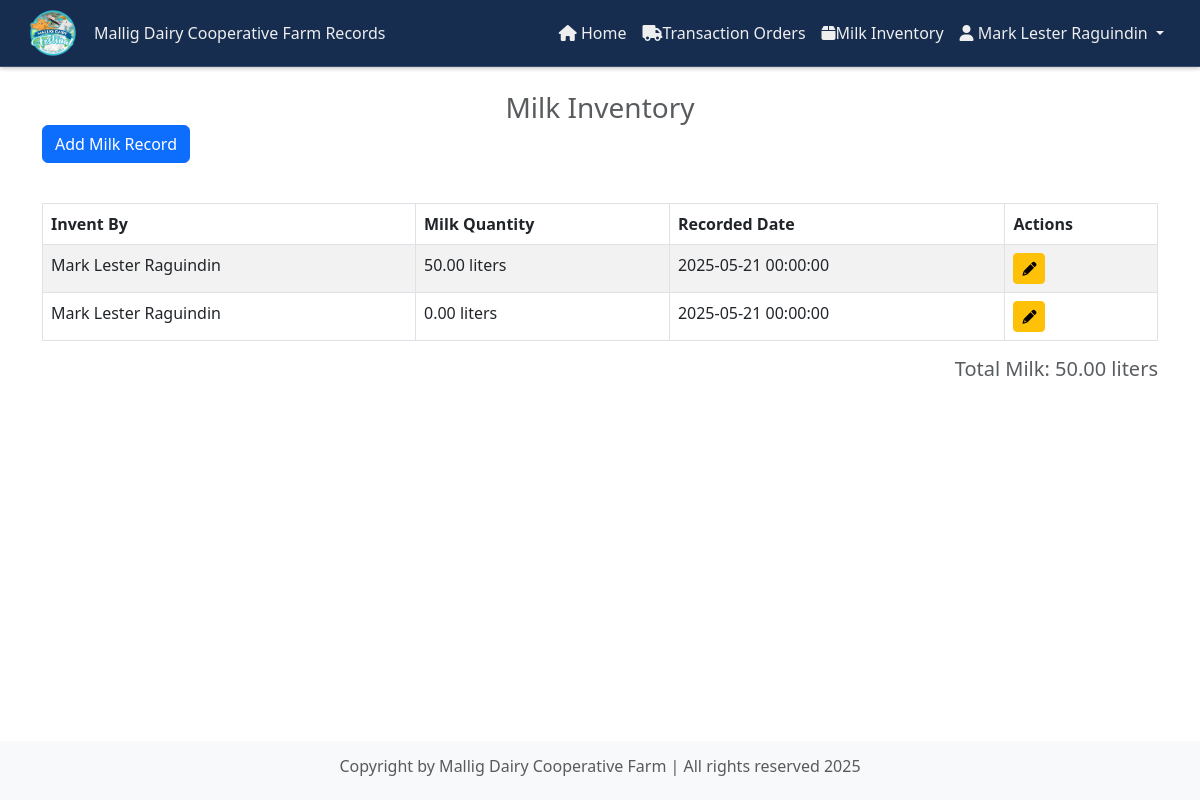
Page /pages/inventory.php (signed in) on the committed database.
### tables this page shows
CREATE TABLE `milk_inventory` (
  `milk_id` int(11) NOT NULL,
  `user_id` int(11) DEFAULT NULL,
  `quantity` float(5,2) DEFAULT NULL,
  `recorded_date` datetime DEFAULT NULL
);

CREATE TABLE `users` (
  `user_id` int(11) NOT NULL,
  `name` varchar(255) NOT NULL,
  `username` varchar(255) NOT NULL,
  `password` varchar(255) NOT NULL,
  `created_at` datetime NOT NULL,
  `role` varchar(20) DEFAULT NULL
);

### pages/inventory.php (the view, shortened to what this page needs)
<?php
include '../components/config.php';
$query = "
    SELECT m.milk_id, m.user_id, u.name AS recorded_by, m.quantity, m.recorded_date
    FROM milk_inventory m
    JOIN users u ON m.user_id = u.user_id
    ORDER BY m.recorded_date DESC
";
$result = $con->query($query);
$totalQuery = "SELECT SUM(quantity) AS total_quantity FROM milk_inventory";
$totalResult = $con->query($totalQuery);
$totalMilk = $totalResult->fetch_assoc()['total_quantity'];
?>
<!DOCTYPE html>
<html lang="en">
<head>
    <link rel="stylesheet" href="https://cdnjs.cloudflare.com/ajax/libs/font-awesome/6.0.0-beta3/css/all.min.css" />
    <link href="https://cdn.jsdelivr.net/npm/bootstrap@5.3.0-alpha1/dist/css/bootstrap.min.css" rel="stylesheet">
    <link href="https://cdnjs.cloudflare.com/ajax/libs/select2/4.1.0-rc.0/css/select2.min.css" rel="stylesheet" />
    <link rel="stylesheet" href="../style/header.css">
</head>
<body>
    <?php include '../components/header.php'; ?>
    <div class="container mt-4">
        <h3 class="card-title text-muted text-center">Milk Inventory</h3>
        <button class="btn btn-primary mb-3" data-bs-toggle="modal" data-bs-target="#addMilkModal">Add Milk Record</button>
        <table class="table mt-4 table-bordered table-striped">
            <thead>
                <tr>
                    <th>Invent By</th>
                    <th>Milk Quantity</th>
                    <th>Recorded Date</th>
                    <th>Actions</th>
                </tr>
            </thead>
            <tbody>
                <?php while ($row = $result->fetch_assoc()): ?>
                    <tr>
                        <td><?= htmlspecialchars($row['recorded_by']) ?></td>
                        <td><?= htmlspecialchars($row['quantity']) ?> liters</td>
                        <td><?= htmlspecialchars($row['recorded_date']) ?></td>
                        <td>
                            <button class="btn btn-warning btn-sm" data-bs-toggle="modal" data-bs-target="#editMilkModal<?= $row['milk_id'] ?>"> <i class="fas fa-pencil"></i> </button>
                        </td>
                    </tr>
                <?php endwhile; ?>
            </tbody>
        </table>
        <h5 class="text-end text-muted mt-3">Total Milk: <?= $totalMilk ?> liters</h5>
    </div>
    <?php include '../components/footer.php'; ?>
</body>
</html>

### components/footer.php (style rules this page uses)
body { display: flex; flex-direction: column; min-height: 100vh; margin: 0; }

### rows in the picture
milk_inventory: user.name "Mark Lester Raguindin", quantity "50.00", recorded_date "2025-05-21 00:00:00"
milk_inventory: user.name "Mark Lester Raguindin", quantity "0.00", recorded_date "2025-05-21 00:00:00"

### other values in the picture
$_SESSION['name'] "Mark Lester Raguindin"
$totalMilk "50.00"
